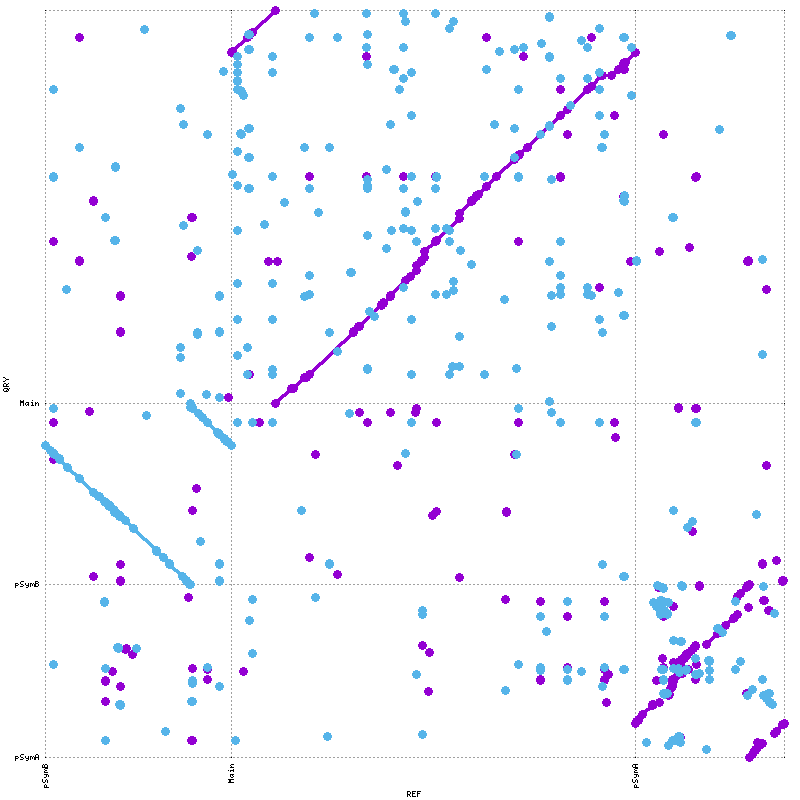

This figure's gnuplot source:
set terminal png tiny size 800,800
set output "2011-vs-BL225c.png"
set xtics rotate ( \
 "pSymB" 1.0, \
 "Main" 1683348.0, \
 "pSymA" 5340623.0, \
 "" 6693185 \
)
set ytics ( \
 "pSymA" 1.0, \
 "pSymB" 1616209.0, \
 "Main" 3306802.0, \
 "" 6978785 \
)
set size 1,1
set grid
unset key
set border 0
set tics scale 0
set xlabel "REF"
set ylabel "QRY"
set format "%.0f"
set mouse format "%.0f"
set mouse mouseformat "[%.0f, %.0f]"
if(GPVAL_VERSION < 5) { set mouse clipboardformat "[%.0f, %.0f]" }
set xrange [1:6693185]
set yrange [1:6978785]
set style line 1  lt 1 lw 3 pt 6 ps 1
set style line 2  lt 3 lw 3 pt 6 ps 1
set style line 3  lt 2 lw 3 pt 6 ps 1
plot \
 "2011-vs-BL225c.fplot" title "FWD" w lp ls 1, \
 "2011-vs-BL225c.rplot" title "REV" w lp ls 2
